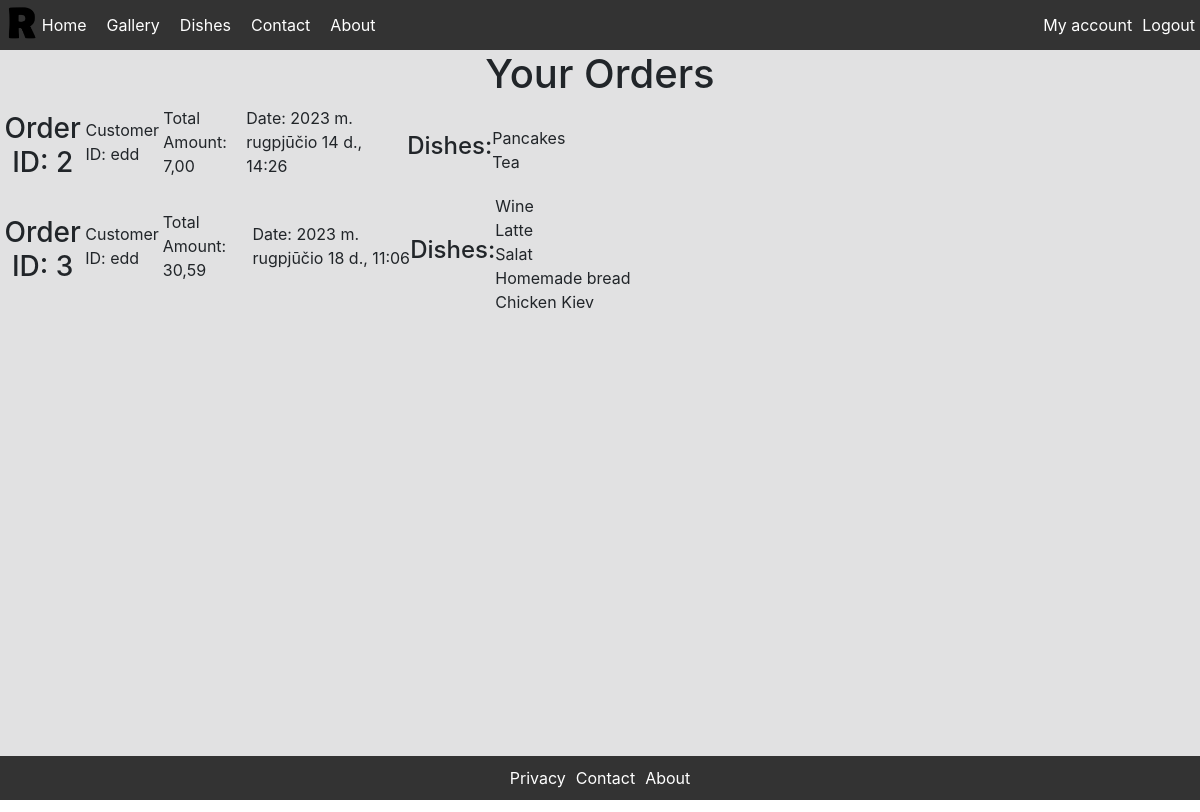
/orders/ (signed in), run on the app's committed database.
### main_app/models.py (models this page shows, shortened)
class Order(models.Model):  # order model
    customer_id = models.ForeignKey(CustomUser, on_delete=models.CASCADE)
    dishes = models.ManyToManyField('main_app.Dish')
    total_amount = models.DecimalField(max_digits=8, decimal_places=2)
    date = models.DateTimeField(auto_now_add=True)

class CustomUser(AbstractUser):  # user model
    username = models.CharField(max_length=20, unique=True)
    f_name = models.CharField(max_length=20)
    l_name = models.CharField(max_length=40)
    email = models.EmailField()
    phone = PhoneNumberField()
    is_staff = models.BooleanField(default=False)  # if true -> this is not customer, this is crew member
    position = models.ForeignKey('main_app.Position', on_delete=models.DO_NOTHING, null=True)
    schedule = models.ForeignKey('main_app.Schedule', on_delete=models.DO_NOTHING, null=True)
    card_number = models.CharField(max_length=16, null=True)  # physical discount card
    def __str__(self):
        return self.username

class Dish(models.Model):  # dish model
    CATEGORIES_CHOICES = (
        ('starter', 'Starter'),
        ('main', 'Main'),
        ('side', 'Side'),
        ('dessert', 'Dessert'),
        ('drink', 'Drink'),
    )
    name = models.CharField(max_length=100, unique=True)
    ingredients = models.ManyToManyField('main_app.Ingredient')
    category = models.CharField(max_length=20, choices=CATEGORIES_CHOICES, default='main')
    description = models.TextField()
    price = models.DecimalField(max_digits=6, decimal_places=2)
    image = models.ImageField(upload_to='dishes', blank=True, null=True)

### main_app/views.py (the view)
# urls.py: path('orders/', views.orders, name='orders'),
@login_required
def orders(request):
    my_orders = Order.objects.filter(customer_id=request.user)
    context = {
        'orders': my_orders
    }
    return render(request, 'orders.html', context)

### templates/orders.html
{% extends 'base.html' %}
{% block content %}
    <h1>Your Orders</h1>
    {% if orders %}
        <ul>
            {% for order in orders %}
                <li>
                    <h3>Order ID: {{ order.id }}</h3>
                    <p>Customer ID: {{ order.customer_id }}</p>
                    <p>Total Amount: {{ order.total_amount }}</p>
                    <p>Date: {{ order.date }}</p>
                    <h4>Dishes:</h4>
                    <ul>
                        {% for dish in order.dishes.all %}
                            <li>{{ dish.name }}</li>
                        {% endfor %}
                    </ul>
                </li>
            {% endfor %}
        </ul>
    {% else %}
        <p>You haven't placed any orders yet.</p>
    {% endif %}
{% endblock %}

### static/css/main.css (style rules this page uses)
body, html { margin: 0; padding: 0; height: 100%; }
body { display: flex; flex-direction: column; height: 100%; }
h1, h2, h3, h4, h5, h6 { text-align: center; }
ul { margin: 0; padding: 0; width: 100%; height: 100%; }
li { display: flex; align-items: center; }

### data on the page
Order: id "2", customer_id "edd", total_amount "7,00", date "2023 m. rugpjūčio 14 d., 14:26"
Dish: name "Pancakes"
Dish: name "Tea"
Order: id "3", customer_id "edd", total_amount "30,59", date "2023 m. rugpjūčio 18 d., 11:06"
Dish: name "Wine"
Dish: name "Latte"
Dish: name "Salat"
Dish: name "Homemade bread"
Dish: name "Chicken Kiev"
